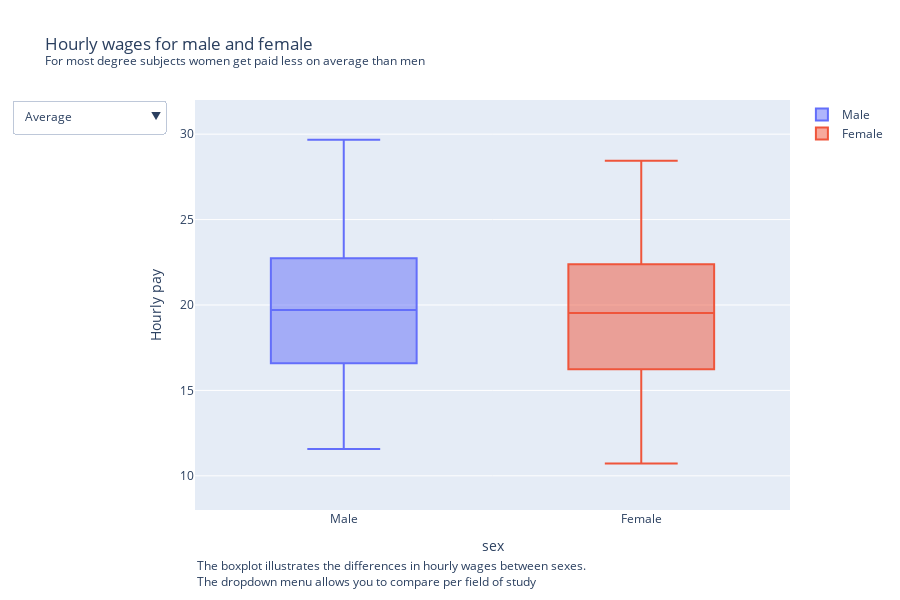

The cell this chart's notebook holds for it:
### Markdown cell above
Historically, certain degree subjects have been dominated by one gender. For example, males are more likely to pursue degrees in engineering, computer science, and physical sciences, while females are more commonly found in education, nursing, and social sciences. This is reconfirmed in our chart, as can be seen especially in the STEM category. 

As seen earlier, STEM is the field with the best labor market position.

### Code cell
%run ../notebooks/boxplotfm.ipynb

### Figure 1 — Plotly figure (JSON) as saved in the notebook; plotly's stock layout.template omitted (floating-point values rounded to 4 significant figures; data arrays with more than 128 entries replaced by an {"elided": "..."} marker saying what was removed)
{"data": [{"name": "Male", "type": "box", "y": {"elided": "240 float values"}}, {"name": "Female", "type": "box", "y": {"elided": "240 float values"}}], "layout": {"annotations": [{"align": "left", "font": {"size": 12}, "showarrow": false, "text": "The boxplot illustrates the differences in hourly wages between sexes.<br>The dropdown menu allows you to compare per field of study<br>", "x": 0, "xanchor": "left", "xref": "paper", "y": -0.2, "yanchor": "bottom", "yref": "paper"}], "height": 600, "margin": {"b": 90}, "title": {"text": "Hourly wages for male and female <br><sup>For most degree subjects women get paid less on average than men</sup>"}, "updatemenus": [{"buttons": [{"args": [{"y": {"elided": "2x240 float values"}}, {"title": "Hourly wages for male and female", "yaxis": {"range": [8, 32], "type": "linear"}}], "label": "Average", "method": "update"}, {"args": [{"y": [[18.18, 19.08, 20.58, 21.36, 22.92, 24.14, null, null, null, null, null, null, null, null, null, null, null, null, null, null, null, null, null, null], [17.81, 18.34, 19.85, 20.4, 22.13, 23.35, 17.97, 18.73, 20.43, 21.01, 22.8, 23.83, null, null, null, null, null, null, null, null, null, null, null, null]]}, {"title": "Hourly wages for male and female in Education studies", "yaxis": {"range": [8, 32], "type": "linear"}}], "label": "Education", "method": "update"}, {"args": [{"y": [[14.54, 16.1, 17.71, 19.18, 20.94, 22.44, null, null, null, null, null, null, 12.26, 15.22, 16.49, 17.92, 20.21, 21.78, 15.91, 18.11, 19.43, 20.81, 22.81, 25.06], [13.57, 15.36, 16.75, 17.95, 19.54, 20.69, null, null, null, null, null, null, 11.85, 15.13, 16.2, 18.4, 20.63, 22.23, 15.34, 17.88, 19.37, 20.8, 22.51, 24.09]]}, {"title": "Hourly wages for male and female in Agriculture studies", "yaxis": {"range": [8, 32], "type": "linear"}}], "label": "Agriculture", "method": "update"}, {"args": [{"y": [[null, null, null, null, null, null, null, null, null, null, null, null, 13.91, 16.47, 18.76, 20.8, 22.56, 24.72, 16.62, 18.16, 20.37, 22.42, 25.34, 28.07], [null, null, null, null, null, null, null, null, null, null, null, null, 12.46, 15.48, 18.24, 20.18, 21.66, 23.77, 16.21, 18.11, 19.78, 21.65, 23.68, 26.24]]}, {"title": "Hourly wages for male and female in Nature studies", "yaxis": {"range": [8, 32], "type": "linear"}}], "label": "Nature", "method": "update"}, {"args": [{"y": [[15.32, 16.59, 18.43, 20.22, 22.22, 23.8, null, null, null, null, null, null, 14.86, 17.82, 19.87, 21.57, 24.29, 26.67, 17.72, 19.04, 21.12, 23.41, 25.85, 28.51], [13.96, 15.28, 16.86, 18.44, 20.08, 21.4, null, null, null, null, null, null, 12.68, 18.37, 20.34, 21.68, 24.28, 26.78, 17.41, 18.73, 20.57, 22.69, 25.27, 27.53]]}, {"title": "Hourly wages for male and female in Technical studies", "yaxis": {"range": [8, 32], "type": "linear"}}], "label": "STEM", "method": "update"}, {"args": [{"y": [[17.14, 18.93, 20.56, 22, 23.46, 24.93, null, null, null, null, null, null, 13.95, 18.72, 20.73, 23.53, 25.34, 26.2, 16.29, 18.35, 20.32, 22.42, 24.71, 27.51], [17.08, 18.93, 20.6, 21.67, 23.73, 25.09, null, null, null, null, null, null, 13.81, 20.13, 22.84, 23.73, 25.34, 26.79, 16.21, 18.75, 20.37, 22.42, 24.35, 26.58]]}, {"title": "Hourly wages for male and female in Healthcare studies", "yaxis": {"range": [8, 32], "type": "linear"}}], "label": "Healthcare", "method": "update"}, {"args": [{"y": [[13.99, 15.33, 17.16, 19.04, 20.95, 22.73, null, null, null, null, null, null, 13.75, 16.41, 18.31, 20.76, 23.62, 25.6, 17.12, 18.38, 21.13, 23.6, 26.49, 29.67], [13.21, 14.5, 16.24, 17.74, 19.34, 20.84, null, null, null, null, null, null, 11.93, 16.06, 17.87, 20.51, 22.82, 25.29, 16.32, 18.11, 20.37, 23.11, 25.47, 28.45]]}, {"title": "Hourly wages for male and female in Economics studies", "yaxis": {"range": [8, 32], "type": "linear"}}], "label": "Economics", "method": "update"}, {"args": [{"y": [[null, null, null, null, null, null, null, null, null, null, null, null, 13.62, 16.28, 18.63, 21.08, 23.46, 26.3, 16.92, 18.89, 20.98, 23.48, 26.84, 29.5], [null, null, null, null, null, null, null, null, null, null, null, null, 12.33, 16.01, 19.18, 20.8, 23.56, 25.79, 16.5, 18.11, 20.37, 22.87, 25.87, 28.16]]}, {"title": "Hourly wages for male and female in Law studies", "yaxis": {"range": [8, 32], "type": "linear"}}], "label": "Law", "method": "update"}, {"args": [{"y": [[14.51, 16.37, 18.28, 19.84, 21.37, 22.92, null, null, null, null, null, null, 12.63, 15.37, 17.26, 20, 22.06, 24.12, 15.34, 17.7, 19.71, 22.3, 25.17, 27.41], [14.47, 16.24, 18.21, 19.51, 21.08, 22.24, null, null, null, null, null, null, 11.81, 15.14, 17.85, 19.97, 22.1, 23.84, 15.61, 18.12, 20.37, 22.64, 25.16, 27.15]]}, {"title": "Hourly wages for male and female in Behaviour and Society studies", "yaxis": {"range": [8, 32], "type": "linear"}}], "label": "Behaviour & Society", "method": "update"}, {"args": [{"y": [[12.18, 13.27, 14.95, 16.55, 17.96, 19.69, 14.42, 16.37, 18.08, 21.51, 22.18, 24.52, 13.27, 14.55, 16.05, 17.48, 19.53, 21.09, 14.84, 16.38, 18.74, 20.78, 22.93, 24.73], [11.92, 12.57, 13.84, 14.96, 16.48, 18.44, 13.83, 15.75, 17.33, 19.81, 21.76, 24.26, 12.61, 14.09, 15.78, 17.4, 19.52, 20.82, 14.3, 15.91, 18.23, 19.93, 21.85, 23.7]]}, {"title": "Hourly wages for male and female in Language and culture studies", "yaxis": {"range": [8, 32], "type": "linear"}}], "label": "Language & Culture", "method": "update"}, {"args": [{"y": [[null, null, null, null, null, null, null, null, null, null, null, null, 11.57, 13.06, 16.14, 17.93, 19.62, 21.99, null, null, null, null, null, null], [null, null, null, null, null, null, null, null, null, null, null, null, 10.72, 13.89, 15.73, 17.38, 19.78, 22.38, 12.09, 17.38, 18.75, 21.75, 23.01, 25.46]]}, {"title": "Hourly wages for male and female in Interdisciplinary studies", "yaxis": {"range": [8, 32], "type": "linear"}}], "label": "Interdisciplinary", "method": "update"}], "direction": "down", "showactive": true}], "xaxis": {"title": {"text": "sex"}}, "yaxis": {"range": [8, 32], "title": {"text": "Hourly pay"}, "type": "linear"}}}
